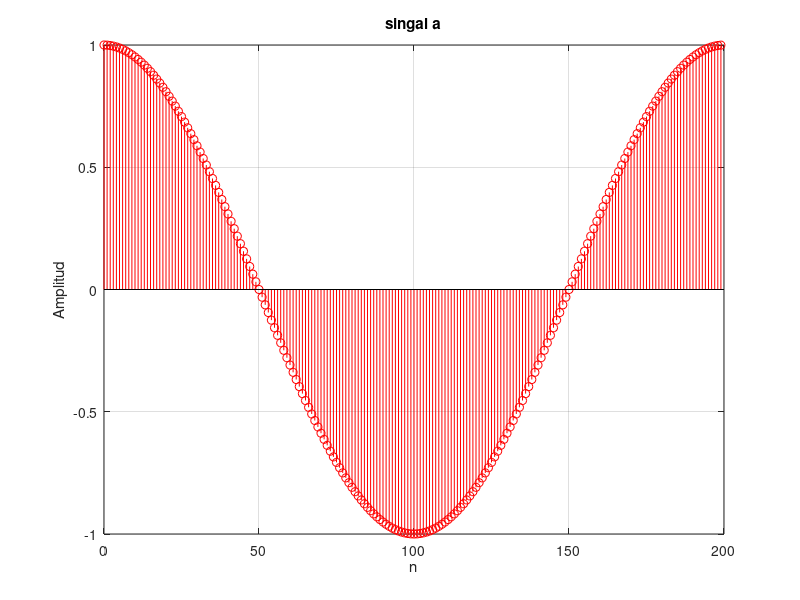
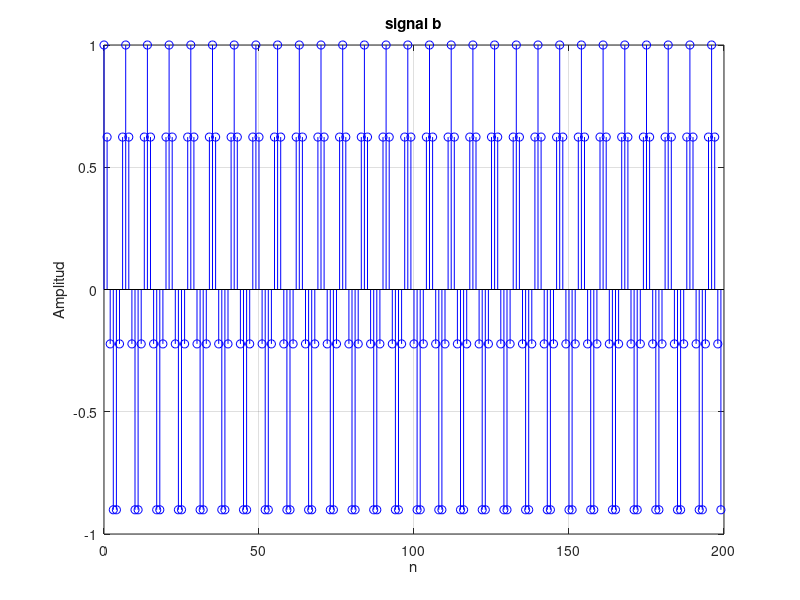
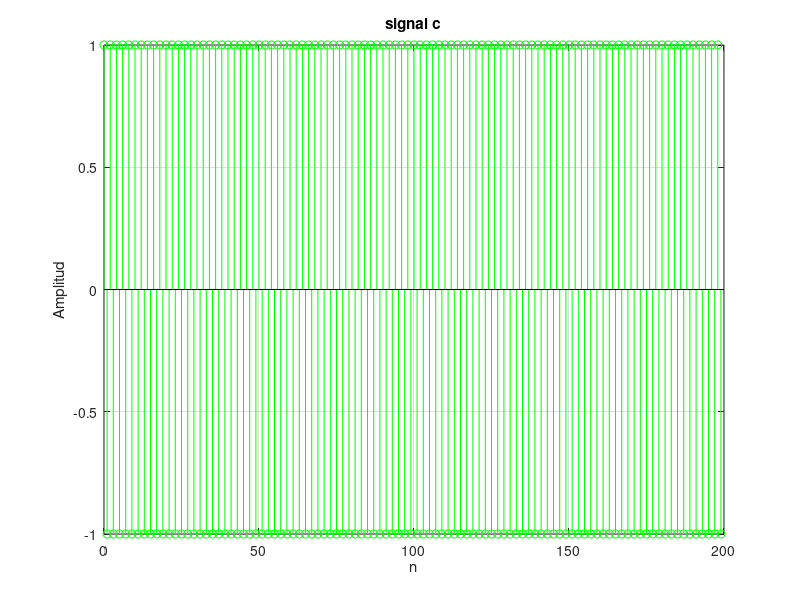
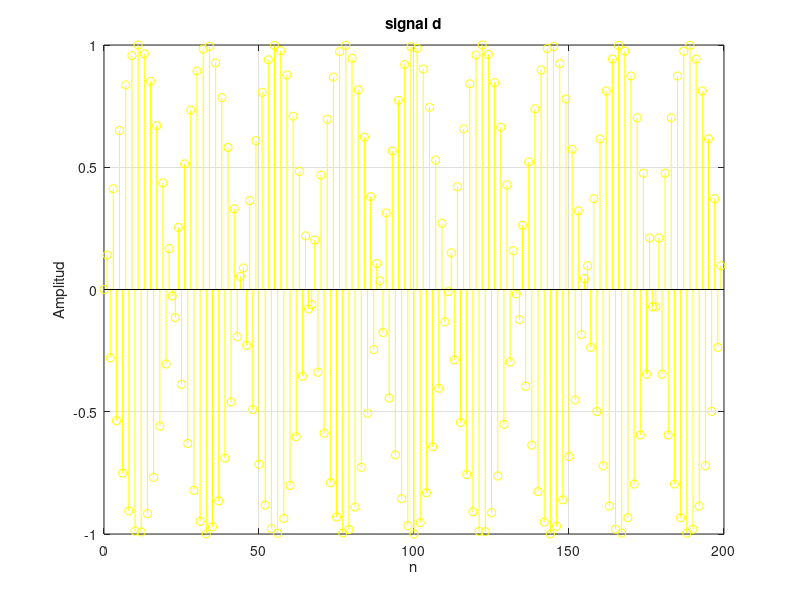

MATLAB code for these plots, in order:
clc; % limpia la pantalla
clear; % borra el espacio de trabajo

N =200;
n =0:N-1;

%signals
signal_a = cos(0.01*pi*n);
signal_b = cos(pi*(30/105)*n);
signal_c = cos(3*pi*n);
signal_d = sin(3*n);
signal_e = sin(pi*(62/10)*n);
%plot

figure;
stem(n,signal_a,'r');
title('singal a');
xlabel('n');
ylabel('Amplitud');
grid on;

figure;
stem(n,signal_b,'b');
title('signal b');
xlabel('n');
ylabel('Amplitud');
grid on;


figure;
stem(n,signal_c,'g');
title('signal c');
xlabel('n');
ylabel('Amplitud');
grid on;


figure;
stem(n,signal_d,'y');
title('signal d');
xlabel('n');
ylabel('Amplitud');
grid on;


figure;
stem(n,signal_e,'m');
title('signal e');
xlabel('n');
ylabel('Amplitud');
grid on;
